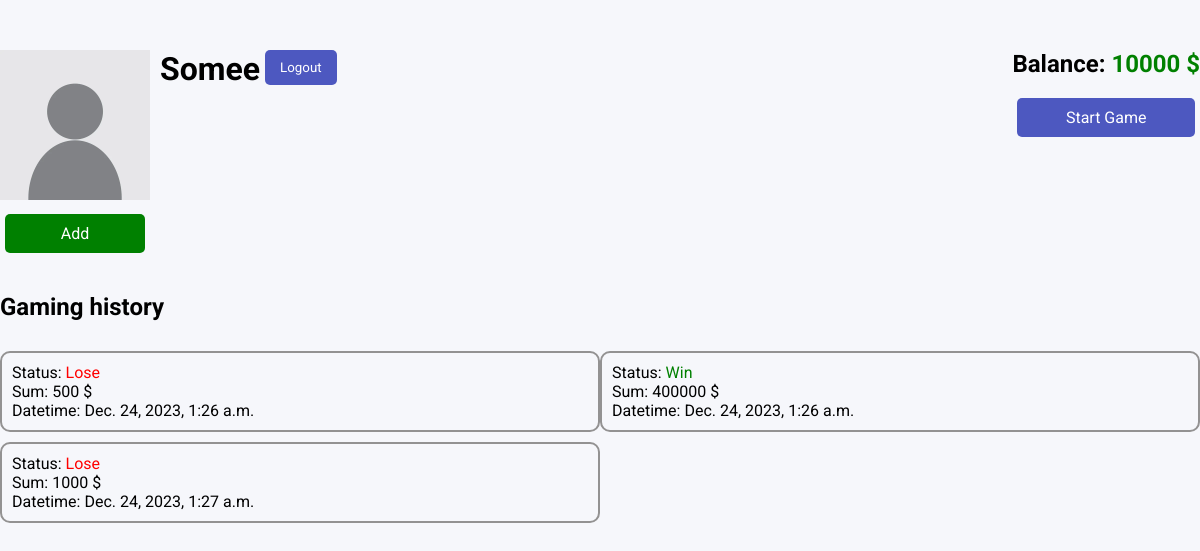
Page /profile/ (signed in) on the committed database.
### custom_profile/models.py (models this page shows, shortened)
class Profile(models.Model):
    user = models.OneToOneField(User, on_delete=models.CASCADE)
    balance = models.PositiveIntegerField(default=0, validators=[MaxValueValidator(3000000), MinValueValidator(0)])
    avatar = models.ImageField(blank=True, upload_to='profile/')

class Game(models.Model):
    user = models.ForeignKey(User, on_delete=models.CASCADE)
    status = models.BooleanField()
    rating = models.PositiveIntegerField(validators=[MaxValueValidator(3000000), MinValueValidator(0)])
    created_at = models.DateTimeField(default=timezone.now)

### custom_profile/views.py (the view)
# urls.py: path('profile/', profile_view, name='profile'),
@login_required
def profile_view(request):
    user = request.user
    games = Game.objects.filter(user=user)
    return render(request, 'profile.html', {'games': games})

### templates/profile.html (shortened to what this page needs)
{% load static %}
<!doctype html>
<html lang="en">
<head>
    <link rel="stylesheet" href="{% static 'css/styles.css' %}">
</head>
<body>
<div class="container" style="margin-top: 50px">
    <div class="profile">
        <div style="display: flex">
            <div class="img-container">
                <img width="150" height="150" alt="{{ user.username }}" src="
                        {% if user.profile.avatar %}{{ user.profile.avatar.url }}{% else %}../../media/empty.webp{% endif %}">
                <a href="/profile/{{user.profile.id}}/update/" style="display: block; margin-top: 10px; text-align: center" class="button gr_button">
                    {% if user.profile.avatar %}Update{% else %}Add{% endif %}
                </a>
            </div>
            <h1>{{ user.username|capfirst }}</h1>
            <form action="{% url 'logout' %}?next=/accounts/login" method="post">
                <button class="blue_button button">Logout</button>
            </form>
        </div>
        <div>
            <h2>Balance: <span class="green">{{ user.profile.balance }} $</span></h2>
            <a class="button blue_button" href="{% url 'home' %}" style="display: block; text-align: center; margin-top: 20px;">Start Game</a>
        </div>
    </div>
    <h2>Gaming history</h2>
    <div class="history">
        {% for game in games %}
            <div class="game-card">
                <p>Status: <span class="{% if game.status %}green{% else %}red{% endif %}">
        {% if game.status %}Win{% else %}Lose{% endif %}
    </span></p>
                <p>Sum: {{ game.rating }} $</p>
                <p>Datetime: {{ game.created_at }}</p>
            </div>
        {% endfor %}
    </div>
</div>
</body>
</html>

### static/css/styles.css (style rules this page uses)
body { padding: 0; margin: 0; box-sizing: border-box; background: #f6f7fb; height: 100vh; }
* { padding: 0; margin: 0; font-family: 'Roboto', sans-serif; }
a { text-decoration: none; color: inherit; }
:root { --green--right: green; --red--wrong: red; --blue--next: #4d58c0; --dark-blue-bg: #19233e; }
.button { border: none; border-radius: 5px; padding: 10px 15px; transition: 0.3s; color: white; margin: 0 5px; }
.blue_button { background: var(--blue--next); }
.gr_button { background: var(--green--right); }
.container { max-width: 1300px; margin: 0 auto auto; }
.green { color: green; }
.red { color: red; }
.history { display: flex; justify-content: space-between; margin-top: 30px; flex-wrap: wrap; }
.game-card { width: 48%; margin-bottom: 10px; border: 2px solid #939292; border-radius: 10px; padding: 10px; }
.profile { display: flex; justify-content: space-between; margin-bottom: 40px; }
.img-container { margin-right: 10px; }

### rows in the picture
Game: status "Lose", rating "500", created_at "Dec. 24, 2023, 1:26 a.m."
Game: status "Win", rating "400000", created_at "Dec. 24, 2023, 1:26 a.m."
Game: status "Lose", rating "1000", created_at "Dec. 24, 2023, 1:27 a.m."

### other values in the picture
{{ user.username|capfirst }} "Somee"
{{ user.profile.balance }} "10000"
